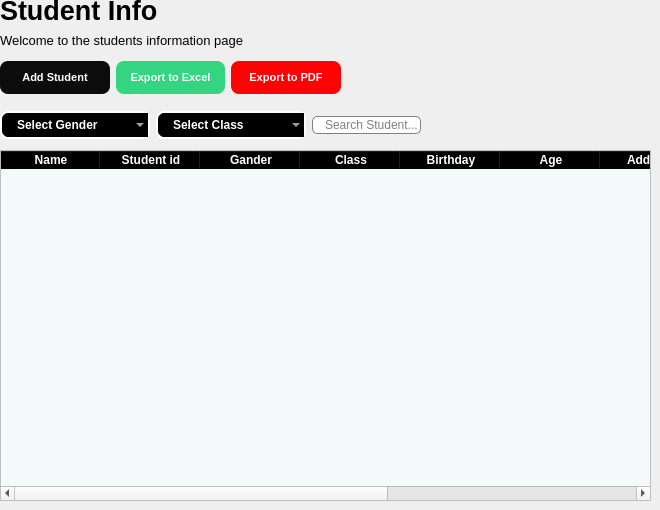
            <widget class="QWidget" name="page_3">
             <widget class="QLabel" name="label_9">
              <property name="geometry">
               <rect>
                <x>0</x>
                <y>-10</y>
                <width>191</width>
                <height>41</height>
               </rect>
              </property>
              <property name="font">
               <font>
                <family>Nirmala UI</family>
                <pointsize>20</pointsize>
                <weight>75</weight>
                <bold>true</bold>
               </font>
              </property>
              <property name="text">
               <string>Student Info</string>
              </property>
             </widget>
             <widget class="QLabel" name="label_19">
              <property name="geometry">
               <rect>
                <x>0</x>
                <y>30</y>
                <width>471</width>
                <height>21</height>
               </rect>
              </property>
              <property name="font">
               <font>
                <family>Nirmala UI</family>
                <pointsize>10</pointsize>
                <weight>50</weight>
                <bold>false</bold>
               </font>
              </property>
              <property name="text">
               <string>Welcome to the students information page</string>
              </property>
             </widget>
             <widget class="QTableWidget" name="studentInfo_table">
              <property name="geometry">
               <rect>
                <x>0</x>
                <y>150</y>
                <width>651</width>
                <height>351</height>
               </rect>
              </property>
              <property name="styleSheet">
               <string notr="true">QHeaderView::section{
	font-weight:bold;
	background-color:balck;
	color:white ;}
QTableWidget{
	alternate-background-color:#B0EDFB;
	background-color:#F4F9FA; }	</string>
              </property>
              <property name="alternatingRowColors">
               <bool>true</bool>
              </property>
              <column>
               <property name="text">
                <string>Name</string>
               </property>
              </column>
              <column>
               <property name="text">
                <string>Student id</string>
               </property>
              </column>
              <column>
               <property name="text">
                <string>Gander</string>
               </property>
              </column>
              <column>
               <property name="text">
                <string>Class</string>
               </property>
              </column>
              <column>
               <property name="text">
                <string>Birthday</string>
               </property>
              </column>
              <column>
               <property name="text">
                <string>Age</string>
               </property>
              </column>
              <column>
               <property name="text">
                <string>Address</string>
               </property>
              </column>
              <column>
               <property name="text">
                <string>Phone</string>
               </property>
              </column>
              <column>
               <property name="text">
                <string>Email</string>
               </property>
              </column>
              <column>
               <property name="text">
                <string>Actions</string>
               </property>
              </column>
             </widget>
             <widget class="QWidget" name="layoutWidget">
              <property name="geometry">
               <rect>
                <x>0</x>
                <y>60</y>
                <width>341</width>
                <height>35</height>
               </rect>
              </property>
              <layout class="QHBoxLayout" name="horizontalLayout_2">
               <item>
                <widget class="QPushButton" name="addStudent_btn">
                 <property name="maximumSize">
                  <size>
                   <width>16777215</width>
                   <height>33</height>
                  </size>
                 </property>
                 <property name="styleSheet">
                  <string notr="true">QPushButton{
	
	background-color: rgb(12, 12, 12);
	color:white ;
	border-radius:8px;
	font-weight:bold ;
	font-size: 11px ;
}
</string>
                 </property>
                 <property name="text">
                  <string>Add Student</string>
                 </property>
                 <property name="icon">
                  <iconset resource="resources.qrc">
                   <normaloff>:/icons/add student.png</normaloff>:/icons/add student.png</iconset>
                 </property>
                </widget>
               </item>
               <item>
                <widget class="QPushButton" name="excelExport_btn">
                 <property name="maximumSize">
                  <size>
                   <width>16777215</width>
                   <height>33</height>
                  </size>
                 </property>
                 <property name="styleSheet">
                  <string notr="true">QPushButton{
	background-color: #34D481;
	color:white ;
	border-radius:8px;
	font-weight:bold ;
	font-size: 11px ;
}
</string>
                 </property>
                 <property name="text">
                  <string>Export to Excel</string>
                 </property>
                 <property name="icon">
                  <iconset resource="resources.qrc">
                   <normaloff>:/icons/excel.png</normaloff>:/icons/excel.png</iconset>
                 </property>
                </widget>
               </item>
               <item>
                <widget class="QPushButton" name="pdfExport_btn">
                 <property name="minimumSize">
                  <size>
                   <width>0</width>
                   <height>33</height>
                  </size>
                 </property>
                 <property name="styleSheet">
                  <string notr="true">QPushButton{
	background-color: rgb(255, 1, 1);
	color: rgb(255, 33, 33);
	color:white ;
	border-radius:8px;
	font-weight:bold ;
	font-size: 11px ;
}</string>
                 </property>
                 <property name="text">
                  <string>Export to PDF</string>
                 </property>
                 <property name="icon">
                  <iconset resource="resources.qrc">
                   <normaloff>:/icons/pdf.png</normaloff>:/icons/pdf.png</iconset>
                 </property>
                </widget>
               </item>
              </layout>
             </widget>
             <widget class="QWidget" name="layoutWidget">
              <property name="geometry">
               <rect>
                <x>0</x>
                <y>110</y>
                <width>421</width>
                <height>31</height>
               </rect>
              </property>
              <layout class="QHBoxLayout" name="horizontalLayout_7">
               <item>
                <widget class="QComboBox" name="select_gender">
                 <property name="minimumSize">
                  <size>
                   <width>150</width>
                   <height>0</height>
                  </size>
                 </property>
                 <property name="styleSheet">
                  <string notr="true">QComboBox{
	border:2px solid white ;
	border-radius: 8px ;
	padding: 1px 18px 1px 3px ;
	background-color : balck ;
	color : white ; 
	height:22px;
	padding-left:15px;
	font-weight: bold;
	selection-background-color:#2980B9;
}</string>
                 </property>
                 <item>
                  <property name="text">
                   <string>Select Gender</string>
                  </property>
                 </item>
                 <item>
                  <property name="text">
                   <string>Male</string>
                  </property>
                 </item>
                 <item>
                  <property name="text">
                   <string>Female</string>
                  </property>
                 </item>
                </widget>
               </item>
               <item>
                <widget class="QComboBox" name="select_class">
                 <property name="minimumSize">
                  <size>
                   <width>150</width>
                   <height>0</height>
                  </size>
                 </property>
                 <property name="styleSheet">
                  <string notr="true">QComboBox{
	border:2px solid white ;
	border-radius: 8px ;
	padding: 1px 18px 1px 3px ;
	background-color : balck ;
	color : white ; 
	height:22px;
	padding-left:15px;
	font-weight: bold;
	selection-background-color:#2980B9;
}</string>
                 </property>
                 <item>
                  <property name="text">
                   <string>Select Class</string>
                  </property>
                 </item>
                 <item>
                  <property name="text">
                   <string>Grade1</string>
                  </property>
                 </item>
                 <item>
                  <property name="text">
                   <string>Grade2</string>
                  </property>
                 </item>
                 <item>
                  <property name="text">
                   <string>Grade3</string>
                  </property>
                 </item>
                 <item>
                  <property name="text">
                   <string>Grade 4</string>
                  </property>
                 </item>
                 <item>
                  <property name="text">
                   <string>Grade 5</string>
                  </property>
                 </item>
                 <item>
                  <property name="text">
                   <string>Grade 6</string>
                  </property>
                 </item>
                 <item>
                  <property name="text">
                   <string>Grade 7</string>
                  </property>
                 </item>
                </widget>
               </item>
               <item>
                <widget class="QLineEdit" name="search_student">
                 <property name="styleSheet">
                  <string notr="true">QLineEdit{
    background-color: white;
    border: 1px solid gray;
    border-radius: 5px;
    padding-left: 10px;
}</string>
                 </property>
                 <property name="text">
                  <string/>
                 </property>
                 <property name="placeholderText">
                  <string>Search Student...</string>
                 </property>
                </widget>
               </item>
              </layout>
             </widget>
            </widget>
